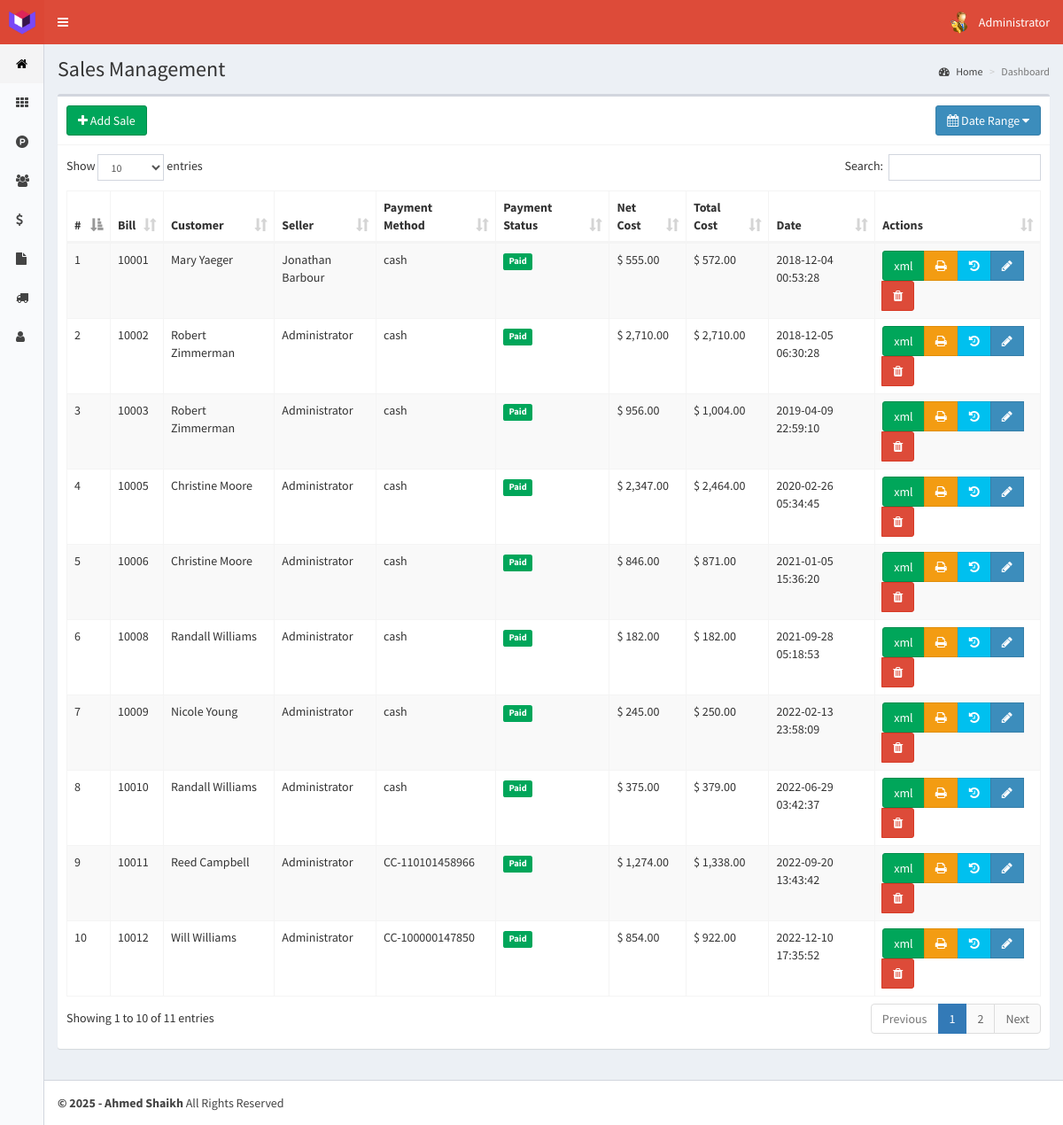
/sales (signed in), run on the app's committed database.
### tables this page shows
CREATE TABLE `sales` (
  `id` int(11) NOT NULL,
  `code` int(11) NOT NULL,
  `idCustomer` int(11) NOT NULL,
  `idSeller` int(11) NOT NULL,
  `products` text NOT NULL,
  `tax` int(11) NOT NULL,
  `netPrice` float NOT NULL,
  `totalPrice` float NOT NULL,
  `paymentMethod` text NOT NULL,
  `payment_status` enum('Paid','Unpaid','Partial') NOT NULL DEFAULT 'Paid',
  `saledate` timestamp NOT NULL DEFAULT CURRENT_TIMESTAMP ON UPDATE CURRENT_TIMESTAMP
);

CREATE TABLE `customers` (
  `id` int(11) NOT NULL,
  `name` text NOT NULL,
  `idDocument` int(11) NOT NULL,
  `email` text NOT NULL,
  `phone` text NOT NULL,
  `address` text NOT NULL,
  `birthdate` date NOT NULL,
  `purchases` int(11) NOT NULL,
  `lastPurchase` datetime NOT NULL,
  `registerDate` timestamp NOT NULL DEFAULT CURRENT_TIMESTAMP ON UPDATE CURRENT_TIMESTAMP
);

CREATE TABLE `users` (
  `id` int(11) NOT NULL,
  `name` text NOT NULL,
  `user` text NOT NULL,
  `password` text NOT NULL,
  `profile` text NOT NULL,
  `photo` text NOT NULL,
  `status` int(1) NOT NULL,
  `lastLogin` datetime NOT NULL,
  `date` timestamp NOT NULL DEFAULT CURRENT_TIMESTAMP ON UPDATE CURRENT_TIMESTAMP
);

### controllers/template.controller.php (called while the page is built)
<?php
class ControllerTemplate{
	static public function ctrTemplate(){
		include "views/template.php";
	}
}

### index.php (called while the page is built, shortened)
<?php
require_once "controllers/template.controller.php";
require_once "controllers/users.controller.php";
require_once "controllers/customers.controller.php";
require_once "controllers/sales.controller.php";
require_once "controllers/partial-payments.controller.php";
require_once "models/users.model.php";
require_once "models/customers.model.php";
require_once "models/sales.model.php";
$template = new ControllerTemplate();
$template -> ctrTemplate();

### controllers/sales.controller.php (called while the page is built, shortened)
<?php
class ControllerSales{
	static public function ctrSalesDatesRange($initialDate, $finalDate){
		$table = "sales";
		$answer = ModelSales::mdlSalesDatesRange($table, $initialDate, $finalDate);
		return $answer;
	}
}

### models/connection.php (called while the page is built)
<?php
class Connection{
	static public function connect(){
		$link = new PDO("mysql:host=localhost;dbname=posystem", "root", "");
		$link -> exec("set names utf8");
		return $link;
	}
}

### models/sales.model.php (called while the page is built, shortened)
<?php
require_once 'connection.php';
class ModelSales{
	static public function mdlSalesDatesRange($table, $initialDate, $finalDate){
		if($initialDate == null){
			$stmt = Connection::connect()->prepare("SELECT * FROM $table ORDER BY id ASC");
			$stmt -> execute();
			return $stmt -> fetchAll();
		}else if($initialDate == $finalDate){
			$stmt = Connection::connect()->prepare("SELECT * FROM $table WHERE saledate like :saledate");
			$searchDate = "%" . $finalDate . "%";
			$stmt -> bindParam(":saledate", $searchDate, PDO::PARAM_STR);
			$stmt -> execute();
			return $stmt -> fetchAll();
		}
	}
}

### controllers/customers.controller.php (called while the page is built, shortened)
<?php
class ControllerCustomers{
	static public function ctrShowCustomers($item, $value){
		$table = "customers";
		$answer = ModelCustomers::mdlShowCustomers($table, $item, $value);
		return $answer;
	}
}

### models/customers.model.php (called while the page is built, shortened)
<?php
require_once "connection.php";
class ModelCustomers{
	static public function mdlShowCustomers($table, $item, $value){
		if($item != null){
			$stmt = Connection::connect()->prepare("SELECT * FROM $table WHERE $item = :$item");
			$stmt -> bindParam(":".$item, $value, PDO::PARAM_STR);
			$stmt -> execute();
			return $stmt -> fetch();
		}else{
			$stmt = Connection::connect()->prepare("SELECT * FROM $table");
			$stmt -> execute();
			return $stmt -> fetchAll();
		}
	}
}

### controllers/users.controller.php (called while the page is built, shortened)
<?php
class ControllerUsers{
	static public function ctrShowUsers($item, $value){
		$table = "users";
		$answer = UsersModel::MdlShowUsers($table, $item, $value);
		return $answer;
	}
}

### models/users.model.php (called while the page is built, shortened)
<?php
require_once "connection.php";
class UsersModel{
	static public function MdlShowUsers($tableUsers, $item, $value){
		if($item != null){
			$stmt = Connection::connect()->prepare("SELECT * FROM $tableUsers WHERE $item = :$item");
			$stmt -> bindParam(":".$item, $value, PDO::PARAM_STR);
			$stmt -> execute();
			return $stmt -> fetch();
		}
		else{
			$stmt = Connection::connect()->prepare("SELECT * FROM $tableUsers");
			$stmt -> execute();
			return $stmt -> fetchAll();
		}
	}
}

### views/modules/sales.php (the view, shortened to what this page needs)
<div class="content-wrapper">
  <section class="content-header">
    <h1>
      Sales Management
    </h1>
    <ol class="breadcrumb">
      <li><a href="home"><i class="fa fa-dashboard"></i> Home</a></li>
      <li class="active">Dashboard</li>
    </ol>
  </section>
  <section class="content">
    <div class="box">
      <div class="box-header with-border">
        <a href="create-sale">
          <button class="btn btn-success" >
          <i class="fa fa-plus"></i> Add Sale
          </button>
        </a>
        <button type="button" class="btn btn-primary pull-right" id="daterange-btn">
            <span>
              <i class="fa fa-calendar"></i> Date Range
            </span>
            <i class="fa fa-caret-down"></i>
        </button>
      </div>
      <div class="box-body">
        <table class="table table-bordered table-hover table-striped dt-responsive tables" width="100%">
          <thead>
           <tr>
             <th style="width:10px">#</th>
             <th>Bill</th>
             <th>Customer</th>
             <th>Seller</th>
             <th>Payment Method</th>
             <th>Payment Status</th>
             <th>Net Cost</th>
             <th>Total Cost</th>
             <th>Date</th>
             <th>Actions</th>
           </tr>
          </thead>
          <tbody>
            <?php
          if(isset($_GET["initialDate"])){
            $initialDate = $_GET["initialDate"];
            $finalDate = $_GET["finalDate"];
          }else{
            $initialDate = null;
            $finalDate = null;
          }
          $answer = ControllerSales::ctrSalesDatesRange($initialDate, $finalDate);
          foreach ($answer as $key => $value) {
           echo '<td>'.($key+1).'</td>
                  <td>'.$value["code"].'</td>';
                  $itemCustomer = "id";
                  $valueCustomer = $value["idCustomer"];
                  $customerAnswer = ControllerCustomers::ctrShowCustomers($itemCustomer, $valueCustomer);
                  echo '<td>'.$customerAnswer["name"].'</td>';
                  $itemUser = "id";
                  $valueUser = $value["idSeller"];
                  $userAnswer = ControllerUsers::ctrShowUsers($itemUser, $valueUser);
                  echo '<td>'.$userAnswer["name"].'</td>
                  <td>'.$value["paymentMethod"].'</td>';
                  $paymentStatus = isset($value["payment_status"]) ? $value["payment_status"] : "Paid";
                  if($paymentStatus == "Paid"){
                    echo '<td><span class="label label-success">Paid</span></td>';
                  }elseif($paymentStatus == "Partial"){
                    echo '<td><span class="label label-warning">Partial</span></td>';
                  }else{
                    echo '<td><span class="label label-danger">Unpaid</span></td>';
                  }
                  echo '<td>$ '.number_format($value["netPrice"],2).'</td>
                  <td>$ '.number_format($value["totalPrice"],2).'</td>
                  <td>'.$value["saledate"].'</td>
                  <td>
                    <div class="btn-group">
                      <div class="btn-group">
                      <a class="btn btn-success" href="index.php?route=sales&xml='.$value["code"].'">xml</a>
                      <button class="btn btn-warning btnPrintBill" saleCode="'.$value["code"].'">
                        <i class="fa fa-print"></i>
                      </button>';
                       if($_SESSION["profile"] == "Administrator"){
                         echo '<button class="btn btn-info btnViewAuditLog" saleId="'.$value["id"].'" data-toggle="modal" data-target="#modalAuditLog"><i class="fa fa-history"></i></button>
                          <button class="btn btn-primary btnEditSale" idSale="'.$value["id"].'"><i class="fa fa-pencil"></i></button>
                          <button class="btn btn-danger btnDeleteSale" idSale="'.$value["id"].'"><i class="fa fa-trash"></i></button>';
                       }
                   echo '</div>
                  </td>
                </tr>';
            }
        ?>
          </tbody>
        </table>
      </div>
    </div>
  </section>
</div>

### data on the page
sales: code "10001", idCustomer.name "Mary Yaeger", users.name "Jonathan Barbour", paymentMethod "cash", payment_status "Paid", netPrice "555.00", totalPrice "572.00", saledate "2018-12-04 00:53:28"
sales: code "10002", idCustomer.name "Robert Zimmerman", users.name "Administrator", paymentMethod "cash", payment_status "Paid", netPrice "2,710.00", totalPrice "2,710.00", saledate "2018-12-05 06:30:28"
sales: code "10003", idCustomer.name "Robert Zimmerman", users.name "Administrator", paymentMethod "cash", payment_status "Paid", netPrice "956.00", totalPrice "1,004.00", saledate "2019-04-09 22:59:10"
sales: code "10005", idCustomer.name "Christine Moore", users.name "Administrator", paymentMethod "cash", payment_status "Paid", netPrice "2,347.00", totalPrice "2,464.00", saledate "2020-02-26 05:34:45"
sales: code "10006", idCustomer.name "Christine Moore", users.name "Administrator", paymentMethod "cash", payment_status "Paid", netPrice "846.00", totalPrice "871.00", saledate "2021-01-05 15:36:20"
sales: code "10008", idCustomer.name "Randall Williams", users.name "Administrator", paymentMethod "cash", payment_status "Paid", netPrice "182.00", totalPrice "182.00", saledate "2021-09-28 05:18:53"
sales: code "10009", idCustomer.name "Nicole Young", users.name "Administrator", paymentMethod "cash", payment_status "Paid", netPrice "245.00", totalPrice "250.00", saledate "2022-02-13 23:58:09"
sales: code "10010", idCustomer.name "Randall Williams", users.name "Administrator", paymentMethod "cash", payment_status "Paid", netPrice "375.00", totalPrice "379.00", saledate "2022-06-29 03:42:37"
sales: code "10011", idCustomer.name "Reed Campbell", users.name "Administrator", paymentMethod "CC-110101458966", payment_status "Paid", netPrice "1,274.00", totalPrice "1,338.00", saledate "2022-09-20 13:43:42"
sales: code "10012", idCustomer.name "Will Williams", users.name "Administrator", paymentMethod "CC-100000147850", payment_status "Paid", netPrice "854.00", totalPrice "922.00", saledate "2022-12-10 17:35:52"

### other printed values
$_SESSION["name"] "Administrator"
